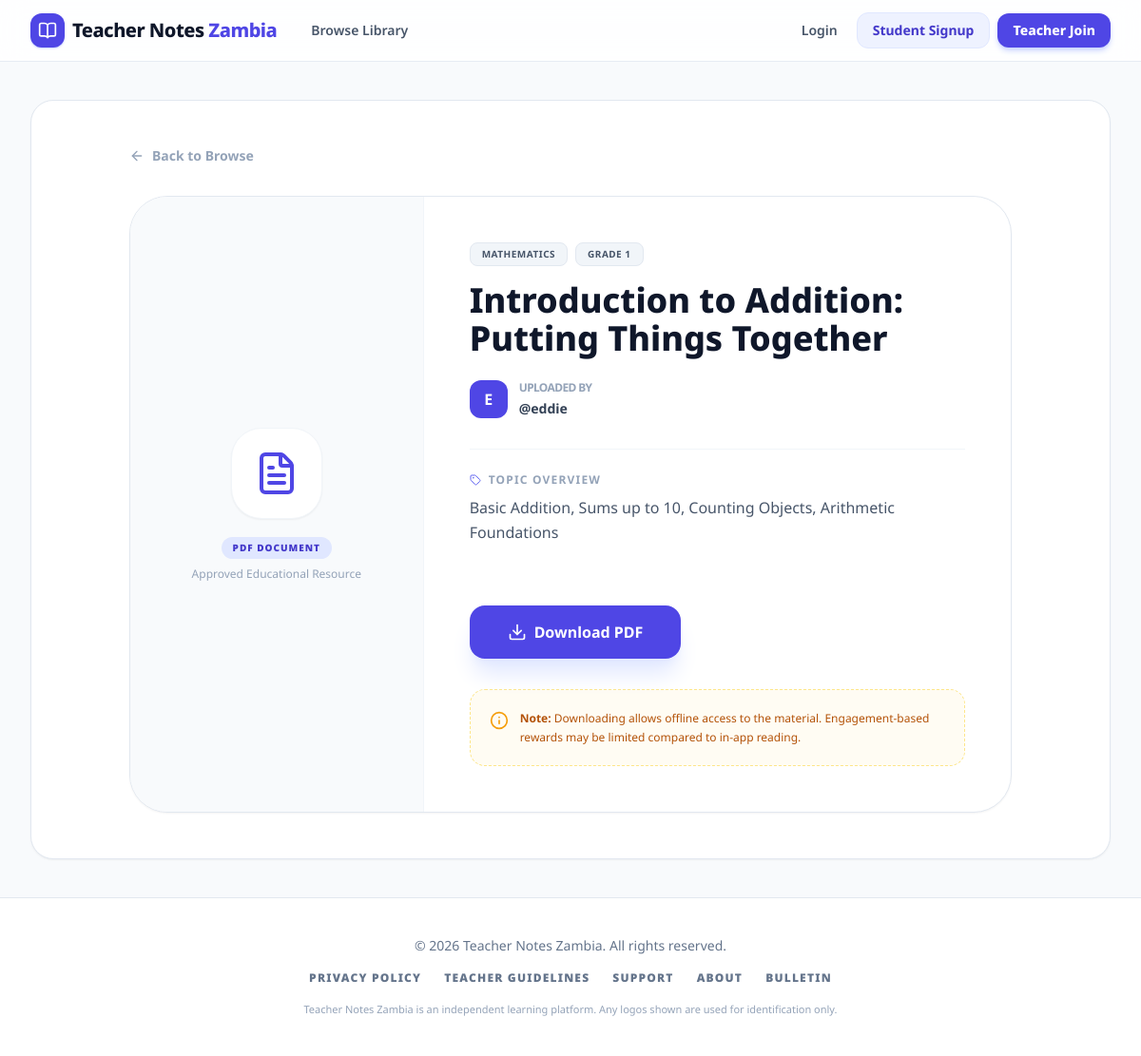
Screenshot of /materials/3/ with the database file from the repository.
### content/models.py (models this page shows, shortened)
class DocumentPost(models.Model):
    class Status(models.TextChoices):
        PENDING = "PENDING", "Pending"
        APPROVED = "APPROVED", "Approved"
        REJECTED = "REJECTED", "Rejected"
    teacher = models.ForeignKey(
        settings.AUTH_USER_MODEL,
        on_delete=models.CASCADE,
        related_name="document_posts",
    )
    title = models.CharField(max_length=200)
    subject = models.ForeignKey(Subject, on_delete=models.PROTECT)
    grade_level = models.ForeignKey(GradeLevel, on_delete=models.PROTECT)
    topic = models.CharField(max_length=200)
    pdf_file = models.FileField(
        upload_to=pdf_upload_path,
        validators=[validate_pdf_file],
    )
    external_video_url = models.URLField(blank=True, null=True)
    status = models.CharField(
        max_length=20,
        choices=Status.choices,
        default=Status.PENDING,
    )
    rejection_reason = models.TextField(blank=True)
    created_at = models.DateTimeField(auto_now_add=True)
    class Meta:
        ordering = ["-created_at"]

class Subject(models.Model):
    name = models.CharField(max_length=80, unique=True)

class GradeLevel(models.Model):
    name = models.CharField(max_length=80, unique=True)

### accounts/models.py (models this page shows, shortened)
class User(AbstractUser):
    class Role(models.TextChoices):
        TEACHER = "TEACHER", "Teacher"
        STUDENT = "STUDENT", "Student"
    role = models.CharField(max_length=20, choices=Role.choices, default=Role.STUDENT)
    phone = models.CharField(
        max_length=20,
        blank=True,
        null=True,
        validators=[
            RegexValidator(
                regex=r"^\+?\d{9,15}$",
                message="Phone number must be digits and can start with +. Example: +26097xxxxxxx",
            )
        ],
    )
    is_teacher_verified = models.BooleanField(default=False)

### content/views.py (the view, shortened to what this page needs)
# urls.py: path("materials/<int:post_id>/", views.post_detail, name="post_detail"),
def post_detail(request, post_id):
    post = get_object_or_404(
        DocumentPost.objects.select_related("teacher", "subject", "grade_level"),
        id=post_id,
        status=DocumentPost.Status.APPROVED,
    )
    return render(request, "content/post_detail.html", {"post": post})

### content/templates/content/post_detail.html (shortened to what this page needs)
{% extends "base.html" %}
{% block content %}
<div class="p-8 md:p-12 max-w-5xl mx-auto space-y-8">
<nav class="flex items-center gap-2">
  <a href="{% url 'content:browse' %}" class="flex items-center gap-2 text-sm font-bold text-slate-400 hover:text-indigo-600 transition-colors">
    <i data-lucide="arrow-left" class="w-4 h-4"></i>
    Back to Browse
  </a>
</nav>
<div class="bg-white border border-slate-200 rounded-[2.5rem] overflow-hidden shadow-sm">
  <div class="flex flex-col md:flex-row">
    <div class="w-full md:w-1/3 bg-slate-50 border-r border-slate-100 p-12 flex flex-col items-center justify-center text-center space-y-4">
      <div class="w-24 h-24 bg-white rounded-[2rem] shadow-sm flex items-center justify-center text-indigo-600 border border-slate-100">
        <i data-lucide="file-text" class="w-12 h-12"></i>
      </div>
      <div>
        <span class="inline-block px-3 py-1 bg-indigo-100 text-indigo-700 text-[10px] font-black uppercase tracking-widest rounded-full">
          PDF Document
        </span>
        <p class="text-xs text-slate-400 mt-2">Approved Educational Resource</p>
      </div>
    </div>
    <div class="w-full md:w-2/3 p-8 md:p-12 space-y-8">
      <div class="space-y-4">
        <div class="flex flex-wrap gap-2">
          <span class="px-3 py-1 bg-slate-100 text-slate-600 text-[10px] font-bold uppercase tracking-wider rounded-lg border border-slate-200">
            {{ post.subject.name }}
          </span>
          <span class="px-3 py-1 bg-slate-100 text-slate-600 text-[10px] font-bold uppercase tracking-wider rounded-lg border border-slate-200">
            {{ post.grade_level.name }}
          </span>
        </div>
        <h2 class="text-3xl md:text-4xl font-extrabold text-slate-900 leading-tight">
          {{ post.title }}
        </h2>
        <div class="flex items-center gap-3 pt-2">
          <div class="w-10 h-10 rounded-xl bg-indigo-600 flex items-center justify-center text-white font-bold">
            {{ post.teacher.username|slice:":1"|upper }}
          </div>
          <div>
            <p class="text-xs text-slate-400 font-bold uppercase tracking-tighter mb-1">Uploaded By</p>
            <p class="text-sm font-bold text-slate-700">@{{ post.teacher.username }}</p>
          </div>
        </div>
      </div>
      <div class="space-y-6 pt-6 border-t border-slate-100">
        <div>
          <h4 class="text-xs font-bold text-slate-400 uppercase tracking-widest mb-2 flex items-center gap-2">
            <i data-lucide="tag" class="w-3 h-3 text-indigo-500"></i>
            Topic Overview
          </h4>
          <p class="text-slate-600 leading-relaxed">{{ post.topic }}</p>
        </div>
      </div>
      <div class="pt-8">
        <a href="{{ post.pdf_file.url }}" download
           class="w-full sm:w-auto inline-flex items-center justify-center gap-2 px-10 py-4 bg-indigo-600 text-white rounded-2xl font-bold shadow-xl shadow-indigo-100 hover:bg-indigo-700 transition-all active:scale-95">
          <i data-lucide="download" class="w-5 h-5"></i>
          Download PDF
        </a>
      </div>
      <div class="p-5 bg-amber-50/60 rounded-2xl border border-dashed border-amber-200 flex items-start gap-3">
        <i data-lucide="info" class="w-5 h-5 text-amber-500 shrink-0 mt-0.5"></i>
        <p class="text-xs text-amber-700 leading-relaxed">
          <strong>Note:</strong> Downloading allows offline access to the material.
          Engagement-based rewards may be limited compared to in-app reading.
        </p>
      </div>
    </div>
  </div>
</div>
</div>
{% endblock %}

### templates/base.html (style rules this page uses)
body { font-family: 'Noto Sans', sans-serif; }

### rows the page displays
DocumentPost: subject.name "MATHEMATICS", grade_level.name "GRADE 1", title "Introduction to Addition: Putting Things Together", teacher.username "E", teacher.username "eddie", topic "Basic Addition, Sums up to 10, Counting Objects, Arithmetic Foundations"
